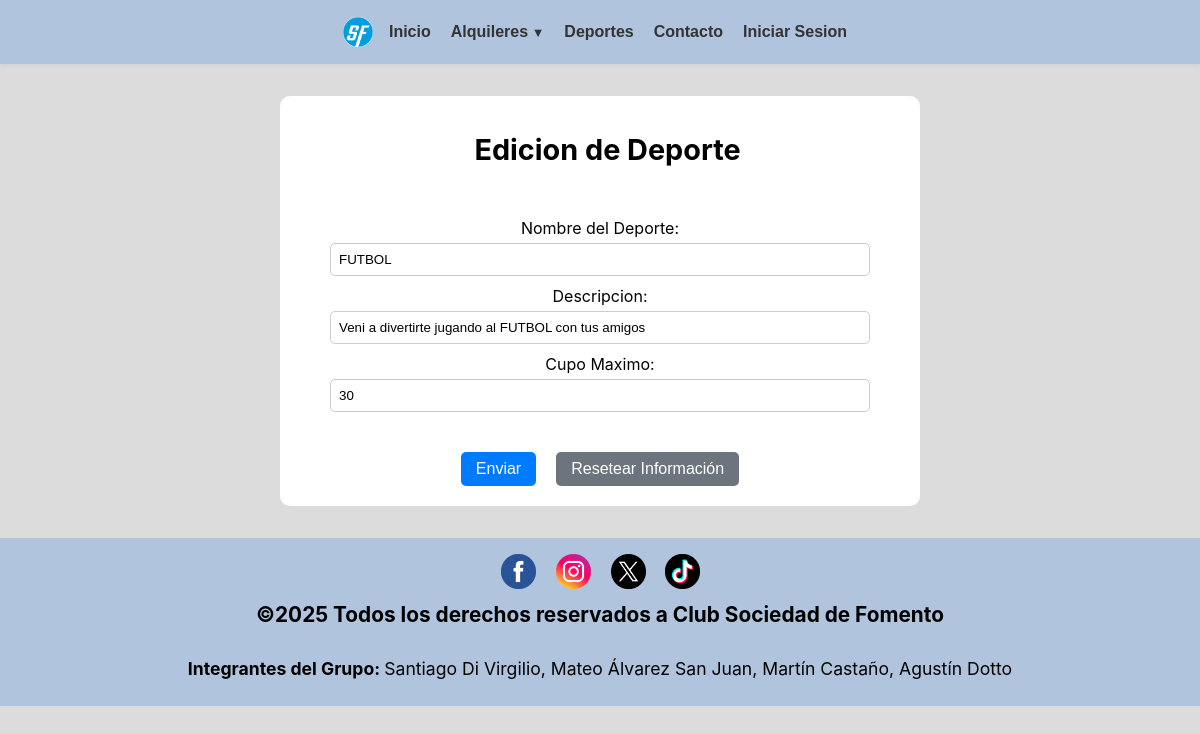
/modificar_deporte_formu.php?id_deporte=1, run on an earlier commit of the app's database.
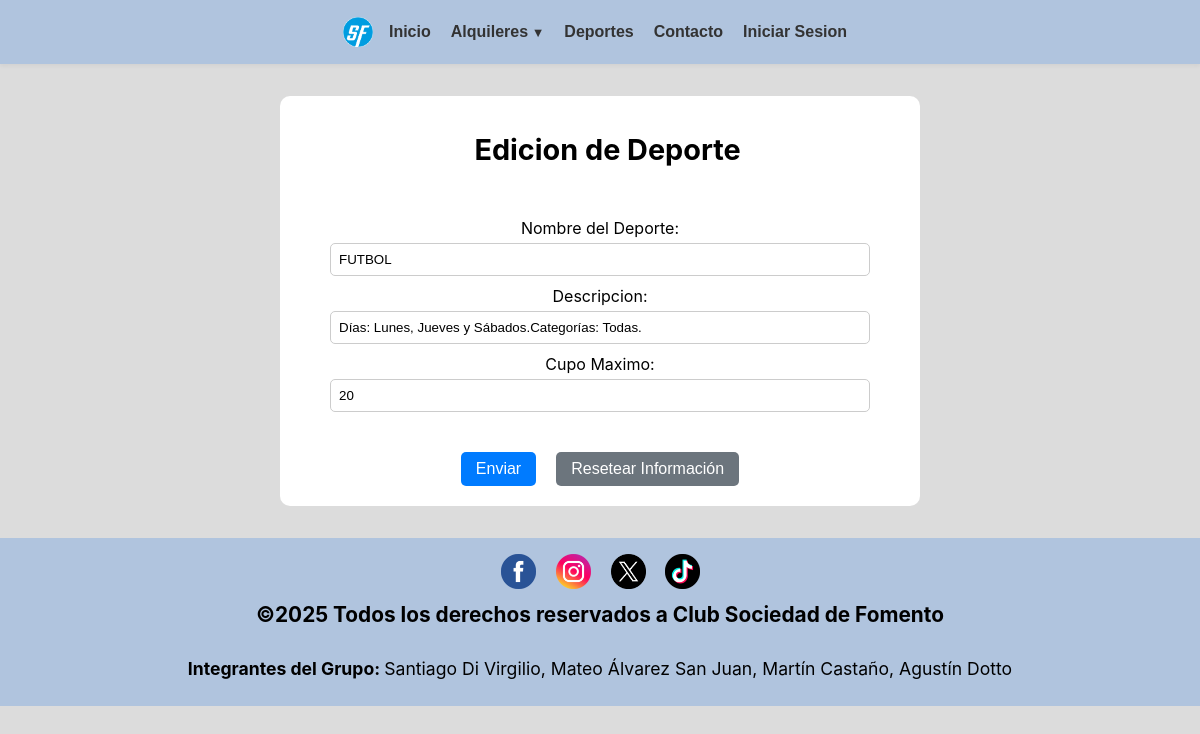
And on a later commit of the database.
### tables this page shows
CREATE TABLE `deportes` (
  `id_deporte` int(5) NOT NULL,
  `nombre` varchar(50) NOT NULL,
  `descripcion` varchar(255) NOT NULL,
  `cupo_maximo` int(3) NOT NULL,
  `cupo_actual` int(3) UNSIGNED NOT NULL DEFAULT 0
);

### modificar_deporte_formu.php (the view, shortened to what this page needs)
<!DOCTYPE html>
<html lang="es">
<head>
	<link rel="stylesheet" href="https://cdnjs.cloudflare.com/ajax/libs/font-awesome/4.7.0/css/font-awesome.min.css">
	<link rel="stylesheet" type="text/css" href="css/estilos.css">
</head>
<body>
	<header>
		<a href="index.php"><img src="imagenes/logo.webp" alt="Logo de la página" class="logo"></a>
	<?php
    include("NAV.php");
    include("conexion.php");
$id = $_GET['id_deporte'];
$conexion_deporte= mysqli_query($conexion, "SELECT * FROM deportes WHERE id_deporte = '$id'");
$deporte = mysqli_fetch_array($conexion_deporte);
    ?>
	</header>
	<article >
    <section class="formu">
        <h3>Edicion de Deporte</h3><br>
	<form action="modificar_deporte.php" method="post">
        <div class="form-group">
            <label for="nombre">Nombre del Deporte:</label>
            <input type="text" name="nombre" value="<?php echo $deporte["nombre"]?>" />
        </div>
        <div class="form-group">
            <label for="descripcion">Descripcion:</label>
            <input type="text" name="descripcion" value="<?php echo $deporte["descripcion"]?>" />
        </div>
        <div class="form-group">
            <label for="cupo_maximo">Cupo Maximo:</label>
            <input type="text" name="cupo_maximo" maxlength="3" value="<?php echo $deporte["cupo_maximo"]?>" />
        </div>
        <div class="form-buttons">
            <input id="Enviar" type="submit" value="Enviar">
            <input id="Resetear" type="reset" value="Resetear Información">
        </div>
    </form>
    </section>
</article>
<footer>
<?php
    include("FOOTER.php");
?>
</footer>
</body>
</html>

What changed in the data, as far as the page shows it:
changed deportes "FUTBOL": descripcion "Veni a divertirte jugando al FUTBOL con tus amigos" → "Días: Lunes, Jueves y Sábados.Categorías: Todas."; cupo_maximo "30" → "20"
